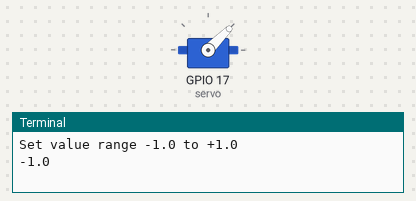
The program below on a simulated Raspberry Pi (BCM pin numbers). Parts: servo, the last lines printed to the terminal. Servo angles are drawn from the pulse width (0.5 ms = 0°, 2.5 ms = 180°).

Above: at 0.05 s.
At 4.75 s:
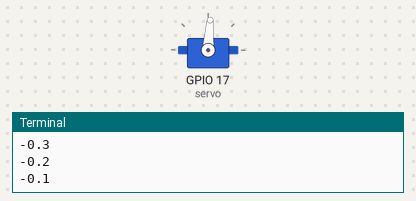
At 9.45 s:
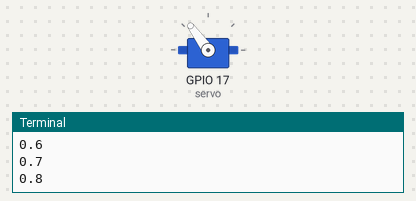
At 18.95 s:
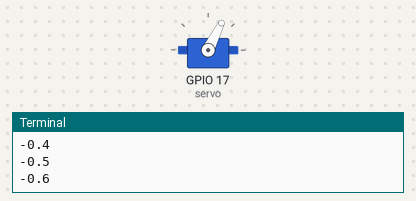
Timing chart, 0 to 27.3 s (numbered marks = the images above):
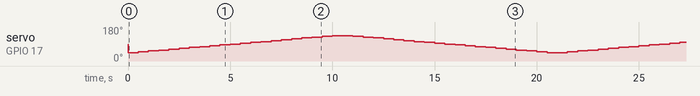

The program:

servo_ex2.py
```python
from gpiozero import Servo
from time import sleep

myGPIO=17

myCorrection=0
maxPW=(2.0+myCorrection)/1000
minPW=(1.0-myCorrection)/1000

servo = Servo(myGPIO,min_pulse_width=minPW,max_pulse_width=maxPW)

while True:

  print("Set value range -1.0 to +1.0")
  for value in range(0,21):
    value2=(float(value)-10)/10
    servo.value=value2
    print(value2)
    sleep(0.5)

  print("Set value range +1.0 to -1.0")
  for value in range(20,-1,-1):
    value2=(float(value)-10)/10
    servo.value=value2
    print(value2)
    sleep(0.5)
```
